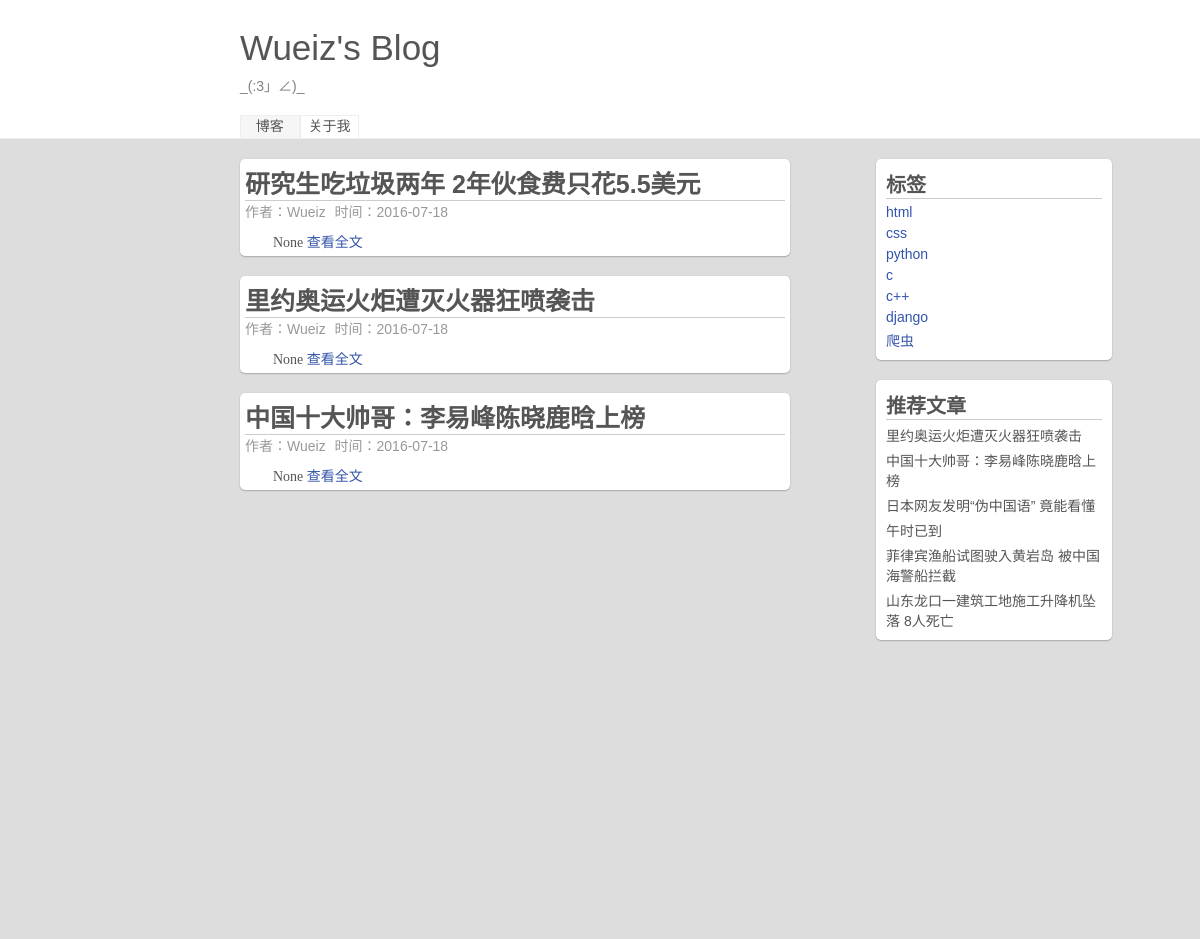
Screenshot of /tag/4 with the database file from the repository.
### myblog/models.py (models this page shows, shortened)
class article(models.Model):
    title = models.CharField('标题',max_length=200)
    article_info = models.TextField('简介',max_length=200,null=True)
    content = models.TextField('内容',max_length=10000)
    date = models.DateField('日期')
    author = models.ManyToManyField('author')
    tag = models.ManyToManyField('tag')
    recommond = models.BooleanField('推荐',default=False)
    class Meta:
        verbose_name = '文章'
        verbose_name_plural = verbose_name
        ordering = ['-date']

class author(models.Model):
    name = models.CharField('作者名',max_length=10)
    email = models.EmailField('邮箱')
    class Meta:
        verbose_name = '作者'
        verbose_name_plural = verbose_name

class tag(models.Model):
    name = models.CharField('标签名',max_length=10)
    class Meta:
        verbose_name = '标签'
        verbose_name_plural = verbose_name

### myblog/views.py (the view)
# urls.py: url(r'^tag/(?P<t_id>\d+)',get_tag,name='tag'),
def get_tag(requests,t_id):
    art_list = article.objects.filter(tag__id=t_id)
    tag_list = tag.objects.all()
    recommond_list = article.objects.filter(recommond=True)
    return render(requests, 'blog.html', {
        'art_list': art_list, 'tag_list': tag_list, 'recommond_list': recommond_list, 'next': False, 'pre': False
        })

### myblog/templates/blog.html (shortened to what this page needs)
<html>
<head>
</head>
{% load staticfiles %}
<link rel="stylesheet" type="text/css" href="{% static "css/style.css" %}">
<link rel="stylesheet" type="text/css" href="{% static "css/reset.css" %}">
<body>
	<header class='blog_header'>
		<div class='top_fixed'>
			<p class="blog_name">Wueiz's Blog</p>
			<p class="blog_info">_(:3」∠)_</p>
			<a href="{% url 'index' %}" class='top_button choice' title='我的博客'>博客</a><a href="#" class='top_button ' title='关于我'>关于我</a>
		</div>
	</header>
	<main class='blog_main'>
		<div class='left_main'>
            {% for art in art_list %}
			<div class='article_card'>
				<div class="article_title"><p>{{ art.title }}</p></div>
				<div class="article_info">
					<div class="article_auto">作者：{{ art.author.all.0.name }}</div>
					<div class="article_time">时间：{{ art.date|date:"Y-m-d" }}</div>
				</div>
				<div class="article_content">
					{{  art.article_info }}
                    {% if art == art_list.0 %}
					<a href='/article/{{ art.id }}' id="article" class='article_all'>查看全文</a>
                    {% else %}
                    <a href='/article/{{ art.id }}' class='article_all'>查看全文</a>
                    {% endif %}
				</div>
			</div>
            {% endfor %}
		</div>
		<div class="right_main">
			<div class="pigeonhole right_card">
				<div class="pig_info">标签</div>
				<ul>
                    {% for tag in tag_list %}
					<li class='pig_item'><a href='/tag/{{ tag.id }}'>{{ tag.name }}</a></li>
					{% endfor %}
				</ul>
			</div>
			<div class="recommond right_card">
				<div class="re_info">推荐文章</div>
				<ul>
                    {% for recommond in recommond_list %}
					<li class='re_item'><a href='/article/{{ recommond.id }}'>{{ recommond.title }}</a></li>
					{% endfor %}
				</ul>
			</div>
		</div>
	</main>
</body>
</html>

### myblog/static/css/style.css (style rules this page uses)
html,body { width: 100%; height: 100%; }
.blog_header { height: 138px; width: 100%; border-bottom: 1px solid #eee; }
.top_fixed { width: 80%; margin-left:20%; height: 110px; padding-top: 28px; }
.blog_name { font-size: 2.5em; font-weight: blod; margin-bottom: 7px; }
.blog_info { color:gray; margin-bottom: 20px; }
.top_button { display: inline-block; height: 20%; line-height: 1.5; width: 6%; text-align: center; margin: 0; border:1px solid #eee; text-decoration: none; }
.choice { background-color: #F6F6F6; }
.blog_main { background-color: #ddd; width: 100%; height: 100%; }
.left_main { float:left; width: 50%; margin-left: 20%; }
.right_main { float: right; width: 20%; margin-right: 7%; }
.article_card { width:90%; padding: 5px; margin-top: 20px; background-color: #fff ; border-radius: 5px; box-shadow: 0 .05rem .1rem rgba(0,0,0,.3); }
.article_title { width:100%; font-size: 25px; font-weight: 600; border-bottom: 1px solid #ccc; }
.article_info { width: 100%; margin-bottom: 10px; }
.article_time,.article_auto { display: inline-block; margin-right: 5px; color: #999; }
.article_content { text-indent: 2em; font-family: "Microsoft YaHei"; }
.article_all { color:#3354AA; }
.right_card { width:90%; padding: 10px; margin-top: 20px; background-color: #fff ; border-radius: 5px; box-shadow: 0 .05rem .1rem rgba(0,0,0,.3); }
.pig_item,.re_item { display: block; margin-top: 5px; }
.pig_item > a { color:#3354aa; }
.pig_info , .re_info { font-size: 20px; font-weight: 700; border-bottom: 1px solid #ccc; }

### rows the page displays
article: title "研究生吃垃圾两年 2年伙食费只花5.5美元", author.all.0.name "Wueiz", date "2016-07-18", article_info "None"
article: title "里约奥运火炬遭灭火器狂喷袭击", author.all.0.name "Wueiz", date "2016-07-18", article_info "None"
article: title "中国十大帅哥：李易峰陈晓鹿晗上榜", author.all.0.name "Wueiz", date "2016-07-18", article_info "None"
tag: name "html"
tag: name "css"
tag: name "python"
tag: name "c"
tag: name "c++"
tag: name "django"
tag: name "爬虫"
article: title "日本网友发明“伪中国语” 竟能看懂"
article: title "午时已到"
article: title "菲律宾渔船试图驶入黄岩岛 被中国海警船拦截"
article: title "山东龙口一建筑工地施工升降机坠落 8人死亡"
